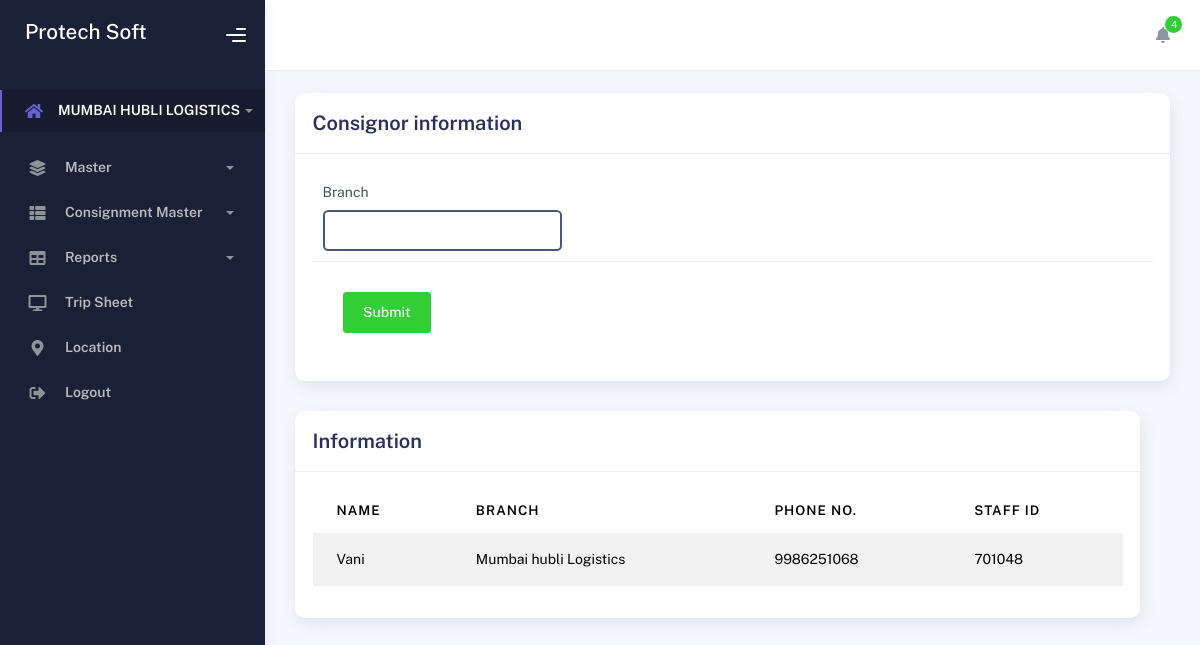
The page /adminstaff_view on the database its author committed.
### consign_app/models.py (models this page shows)
class Staff(models.Model):
    staffname = models.CharField(max_length=150, null=True)
    staffPhone = models.CharField(max_length=150, null=True)
    staffaddress = models.CharField(max_length=150, null=True)
    aadhar = models.CharField(max_length=150, null=True)
    staffid = models.CharField(max_length=150, null=True)
    Branch = models.CharField(max_length=150, null=True)
    passbook = models.CharField(max_length=150, null=True)
    passbookphoto = models.CharField(max_length=150, null=True)
    passport = models.CharField(max_length=150, null=True)
    branchemail = models.CharField(max_length=150, null=True)

### consign_app/views.py (the view)
# urls.py: path('adminstaff_view',views.adminstaff_view,name='adminstaff_view'),
def adminstaff_view(request):
    branch = request.POST.get('branch', '')
    if branch:
        staff_data = Staff.objects.filter(Branch__icontains=branch)
    else:
        staff_data = Staff.objects.all()
    return render(request, 'adminstaff_view.html', {'data': staff_data, 'branch': branch})

### consign_app/templates/adminstaff_view.html (shortened to what this page needs)
{% load static %}
<!DOCTYPE html>
<html lang="en">
  <head>
    <link rel="stylesheet" href="{% static 'assets/css/bootstrap.min.css' %}" />
    <link rel="stylesheet" href="{% static 'assets/css/plugins.min.css' %}" />
    <link rel="stylesheet" href="{% static 'assets/css/kaiadmin.min.css' %}" />
    <link rel="stylesheet" href="{% static 'assets/css/demo.css' %}" />
  </head>
  <body>
  {% include 'index_menu.html' %}
        </div>
        <div class="container">
          <div class="page-inner">
<form method="POST" action="{% url 'adminConsignorView' %}" enctype="multipart/form-data">
            <div class="row">
              <div class="col-md-12">
                <div class="card">
                  <div class="card-header">
                    <div class="card-title">Consignor information</div>
                  </div>
                  <div class="card-body">
                    <div class="row">
                      <div class="col-md-6 col-lg-4">
                        <div class="form-group">
                          <label>Branch</label>
<input type="text" class="form-control" id="t2" name="t2" list="branch" oninput="showBranchDatalist()">
                        </div>
                      </div>
                    </div>
                  <div class="card-action">
                    <button class="btn btn-success">Submit</button>
                  </div>
                </div>
              </div>
            </div>
</form>
            <div class="row">
              <div class="col-md-12">
                <div class="card">
                  <div class="card-header">
                    <h4 class="card-title">Information</h4>
                  </div>
                  <div class="card-body">
                    <div class="table-responsive">
                      <table
                        id="basic-datatables"
                        class="display table table-striped table-hover"
                      >
                        <thead>
                          <tr>
                        <th>Name</th>
                        <th>Branch</th>
                        <th>Phone no.</th>
                        <th>Staff Id</th>
                    </tr>
                        </thead>
                          <tbody>
            {% for d in data %}
                    <tr class="custom-row">
                        <td>{{ d.staffname }}</td>
                        <td>{{ d.Branch }}</td>
                        <td>{{ d.staffPhone }}</td>
                        <td>{{ d.staffid }}</td>
                    </tr>
                    {% empty %}
                    <tr>
                        <td colspan="5" class="text-center">No staff found.</td>
                    </tr>
                    {% endfor %}
                          </tbody>
                      </table>
                    </div>
                  </div>
                </div>
              </div>
        </div>
      </div>
    </div>
  </body>
</html>

### rows shown on the page
Staff: staffname "Vani", Branch "Mumbai hubli Logistics", staffPhone "9986251068", staffid "701048"
